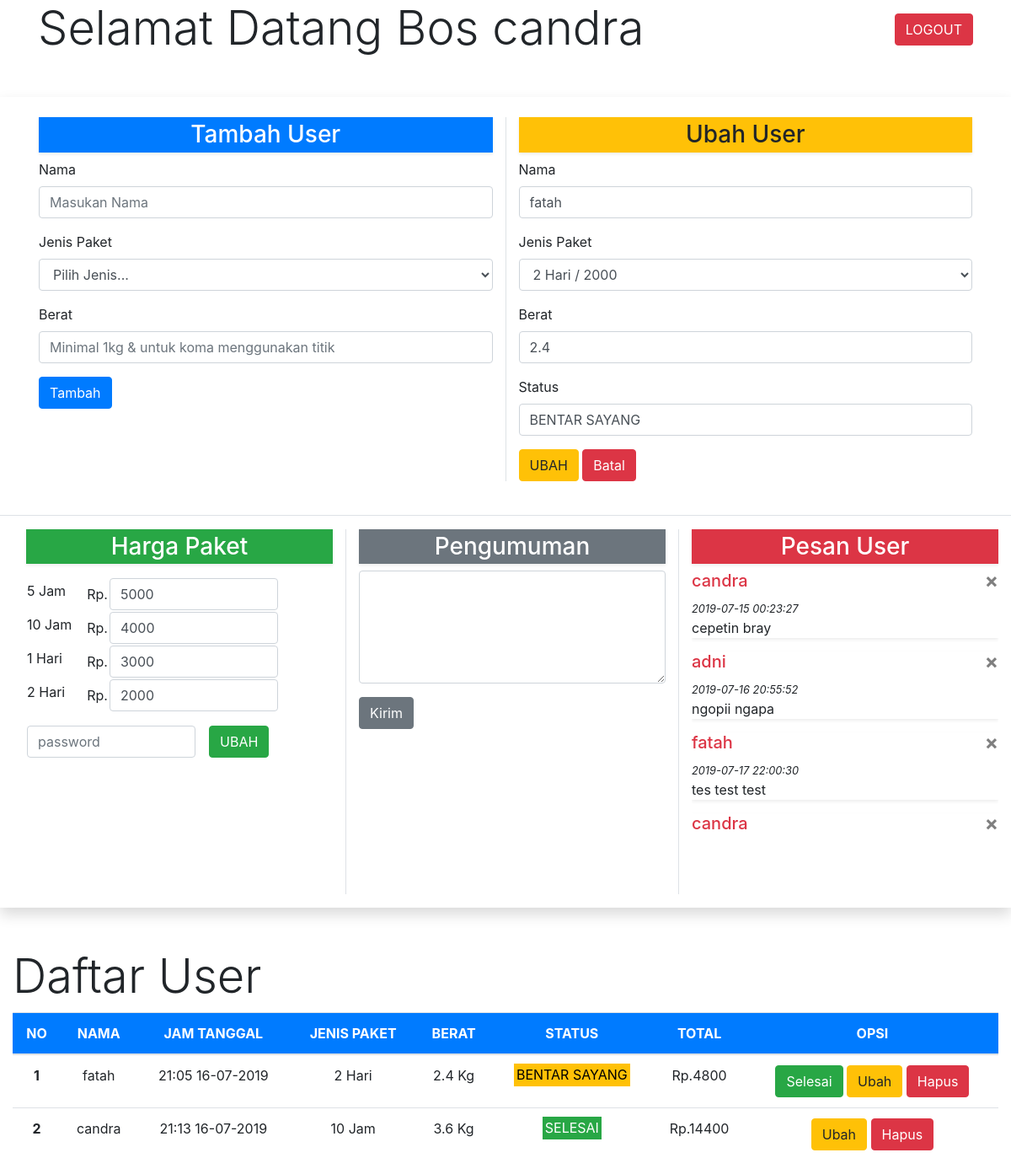
/adminLaundry.php?ubah=47 (signed in), run on the app's committed database.
### tables this page shows
CREATE TABLE `konsumen` (
  `id` int(11) NOT NULL,
  `nama` varchar(50) NOT NULL,
  `tanggal` varchar(20) NOT NULL,
  `jenis` varchar(20) NOT NULL,
  `berat` float NOT NULL,
  `status` varchar(20) NOT NULL DEFAULT 'PROSES',
  `harga` int(11) NOT NULL
);

CREATE TABLE `harga` (
  `id` int(11) NOT NULL,
  `paket` varchar(100) NOT NULL,
  `harga` int(11) NOT NULL
);

CREATE TABLE `komplain` (
  `id` int(11) NOT NULL,
  `nama` varchar(100) NOT NULL,
  `tanggal` datetime NOT NULL DEFAULT CURRENT_TIMESTAMP,
  `pesan` varchar(200) NOT NULL
);

### my.php (called while the page is built, shortened)
<?php
function cariUbah($keyword) {
  $query = "SELECT * FROM konsumen WHERE id LIKE '%$keyword'";
  return $query;
}
?>

### adminLaundry.php (the view, shortened to what this page needs)
<?php
    include "my.php";
?>
<!doctype html>
<html lang="en">
  <head>
    <link rel="stylesheet" href="bootstrap/css/bootstrap.min.css">
    <link rel="stylesheet" href="css/style.css">
  </head>
  <body>
    <div class="container">
        <form action="" method="post">
            <button type="btn" name="logout" class="btn btn-danger float-right mt-3">LOGOUT</button>
        </form>
        <h1 class="display-4">Selamat Datang Bos <?= $_SESSION["admin"]?></h1>
    </div>
    <div class="container-fluid bg-white shadow mt-5">
        <div class="row m-3 pb-3 py-4">
            <div class="col border-right">
                <h3 class="shadow-sm bg-primary text-white text-center p-1">Tambah User</h3>
                <form action="" method="post">
                    <div class="form-group">
                        <label>Nama</label>
                        <input type="text" name="nama" class="form-control <?= $ada; ?>" placeholder="Masukan Nama" autocomplete="off" value="<?php if(isset($_POST['nama'])) {echo $_POST['nama'];}?>">
                    </div>
                    <div class="form-group">
                        <label>Jenis Paket</label>
                        <select class="form-control <?= $selectKosong ?>" name="jenis">
                            <option class="">Pilih Jenis...</option>
                        </select>
                    </div>
                    <div class="form-group">
                        <label>Berat</label>
                        <input type="number" step="any" name="berat" class="form-control" placeholder="Minimal 1kg & untuk koma menggunakan titik">
                    </div>
                    <button type="submit" name="tambah" class="btn btn-primary">Tambah</button>
                </form>
            </div>
            <div class="col">
            <h3 class="shadow-sm bg-warning text-center p-1">Ubah User</h3>
                <?php
                if(isset($_GET['ubah'])){
                $query = cariUbah($_GET['ubah']);
                $result = mysqli_query($kon,$query);
                while ($valuedata = mysqli_fetch_array($result)) { ?>
                <form action="" method="post">
                    <div class="form-group">
                        <label>Nama</label>
                        <input type="text" name="namaU" class="form-control" placeholder="Masukan Nama" value="<?= $valuedata['nama'];?>">
                    </div>
                    <div class="form-group">
                        <label>Jenis Paket</label>
                        <select class="form-control" name="jenisU" onchange="<?= $valuedata['jenis'];?>">
                            <?php
                            $query = mysqli_query($kon,"SELECT * FROM harga");
                            while ($data = mysqli_fetch_array($query)) {
                                if($data['paket'] == $valuedata['jenis']) { ?>
                            <option selected value="<?=$data['harga']?>"><?=$data['paket']?> / <?=$data['harga']?></option>
                                <?php } else {?>
                            <option value="<?=$data['harga']?>"><?=$data['paket']?> / <?=$data['harga']?></option>
                              <?php } }?>
                        </select>
                    </div>
                    <div class="form-group">
                        <label>Berat</label>
                        <input type="number" step="any" name="beratU" class="form-control" placeholder="Minimal 1kg & untuk koma menggunakan titik" value="<?= $valuedata['berat'];?>">
                    </div>
                    <div class="form-group">
                        <label>Status</label>
                        <input type="text" name="statusU" class="form-control" value="<?= $valuedata['status'];?>">
                    </div>
                    <button type="submit" name="ubahUser" class="btn btn-warning">UBAH</button>
                    <a href="adminLaundry.php" class="btn btn-danger">Batal</a>
                </form>
                <?php
                    }
                } ?>
            </div>
        </div>
        <div class="row border-top ">
            <div class="col my-3 ml-3">
                <h3 class="shadow-sm bg-success text-white text-center p-1 mb-3">Harga Paket</h3>
                <form action="" method="post">
                    <table>
                            <tr>
                                <?php
                                $query = mysqli_query($kon,"SELECT * FROM harga");
                                while ($data = mysqli_fetch_array($query)) { ?>
                                <div class="form-group">
                                <td><label class="float-left mr-3"><?= $data['paket'];?> </label></td>
                                <td>Rp. </td>
                                <td><input type="number" class="form-control" style="width: 200px;" name="<?= $data['id'];?>" value="<?=$data['harga'];?>"></td>
                                </div>
                            <tr>
                                <?php }
                                ?>
                            <tr>
                               <td colspan="3" class="pt-3"><input type="password" name="pass" class="form-control <?= $inputred ?> float-left mr-3 " style="width: 200px;" placeholder="password"></<input>
                               <button type="submit" name="ubahHarga" class="btn btn-success">UBAH</button></td>
                            </tr>
                    </table>
                </form>
            </div>
            <div class="col my-3 border-left border-right">
                <h3 class="shadow-sm bg-secondary text-white text-center p-1">Pengumuman</h3>
                <form action="" method="post">
                    <div class="form-group">
                        <textarea type="text" class="form-control" name="kabar" rows="5" placeholder="Enter your Message"> </textarea>
                        <button type="submit" name="kirimkabar" class="btn btn-secondary mt-3">Kirim</button>
                    </div>
                </form>
            </div>
            <div class="col my-3">
                <h3 class="shadow-sm bg-danger text-white text-center p-1">Pesan User</h3>
                <div class="overflow-auto w-100 h-75">
                    <?php
                    $query = mysqli_query($kon, "SELECT * FROM komplain");
                    while ($data = mysqli_fetch_array($query)) { ?>
                        <div class="shadow-sm">
                            <a href="adminLaundry.php?x-kabar=<?=$data['id']?>" class="close" aria-label="Close">
                                <span aria-hidden="true">&times;</span>
                            </a>
                            <h5 class="text-danger"><?=$data['nama']?></h5>
                            <small class="font-italic"><?=$data['tanggal']?></small>
                            <p><?=$data['pesan']?></p>
                        </div>
                        <?php } ?>
                </div>
            </div>
        </div>
    </div>
    <div class="container-fluid mt-5">
        <h2 class="display-4">Daftar User</h2>
    <table class="table table-hover">
        <thead class="bg-primary text-white">
            <tr class="text-center">
                <th scope="col">NO</th>
                <th scope="col">NAMA</th>
                <th scope="col">JAM TANGGAL</th>
                <th scope="col">JENIS PAKET</th>
                <th scope="col">BERAT</th>
                <th scope="col">STATUS</th>
                <th scope="col">TOTAL</th>
                <th scope="col" class="text-center">OPSI</th>
            </tr>
        </thead>
        <tbody>
            <?php
            $n = 1;
            $query = mysqli_query($kon, "SELECT * FROM konsumen");
            while ($data = mysqli_fetch_array($query)) {
                ($data['status'] == "SELESAI" ? $bgstat = "bg-success text-white" : $bgstat = "bg-warning");
                ?>
            <tr class="text-center">
                <th scope="row"><?= $n ?></th>
                <td><?= $data['nama'];?></td>
                <td><?= $data['tanggal'];?></td>
                <td><?= $data['jenis'];?></td>
                <td><?= $data['berat'];?> Kg</td>
                <td><mark class="<?=$bgstat?>"><?= $data['status'];?></mark></td>
                <td>Rp.<?= $data['harga'];?></td>
                <td>
                    <?php if($data['status'] != "SELESAI") { ?>
                    <a href="adminLaundry.php?selesai=<?= $data["id"]; ?>" class="btn btn-success" onclick="return confirm('Klik Ok untuk menyelesaikan ?');">Selesai</a>
                    <?php } ?>
                    <a href="adminLaundry.php?ubah=<?= $data["id"]; ?>" class="btn btn-warning"">Ubah</a>
                    <a href="adminLaundry.php?hapus=<?= $data["id"]; ?>" class="btn btn-danger" onclick="return confirm('Apakah anda yakin menghapus ?');">Hapus</a>
                </td>
            </tr>
            <?php $n++;
            } ?>
        </tbody>
    </table>
    </div>
  </body>
</html>

### css/style.css (style rules this page uses)
html { scroll-behavior: smooth; }

### data on the page
konsumen: namaU "fatah", beratU "2.4", statusU "BENTAR SAYANG", nama "fatah", tanggal "21:05 16-07-2019", jenis "2 Hari", berat "2.4", status "BENTAR SAYANG", harga "4800"
harga: paket "5 Jam", harga "5000"
harga: paket "10 Jam", harga "4000"
harga: paket "1 Hari", harga "3000"
harga: paket "2 Hari", harga "2000"
komplain: nama "candra", tanggal "2019-07-15 00:23:27", pesan "cepetin bray"
komplain: nama "adni", tanggal "2019-07-16 20:55:52", pesan "ngopii ngapa"
komplain: nama "fatah", tanggal "2019-07-17 22:00:30", pesan "tes test test"
komplain: nama "candra"
konsumen: nama "candra", tanggal "21:13 16-07-2019", jenis "10 Jam", berat "3.6", status "SELESAI", harga "14400"

### other printed values
$_SESSION["admin"] "candra"
form field jenisU "2 Hari / 2000"
